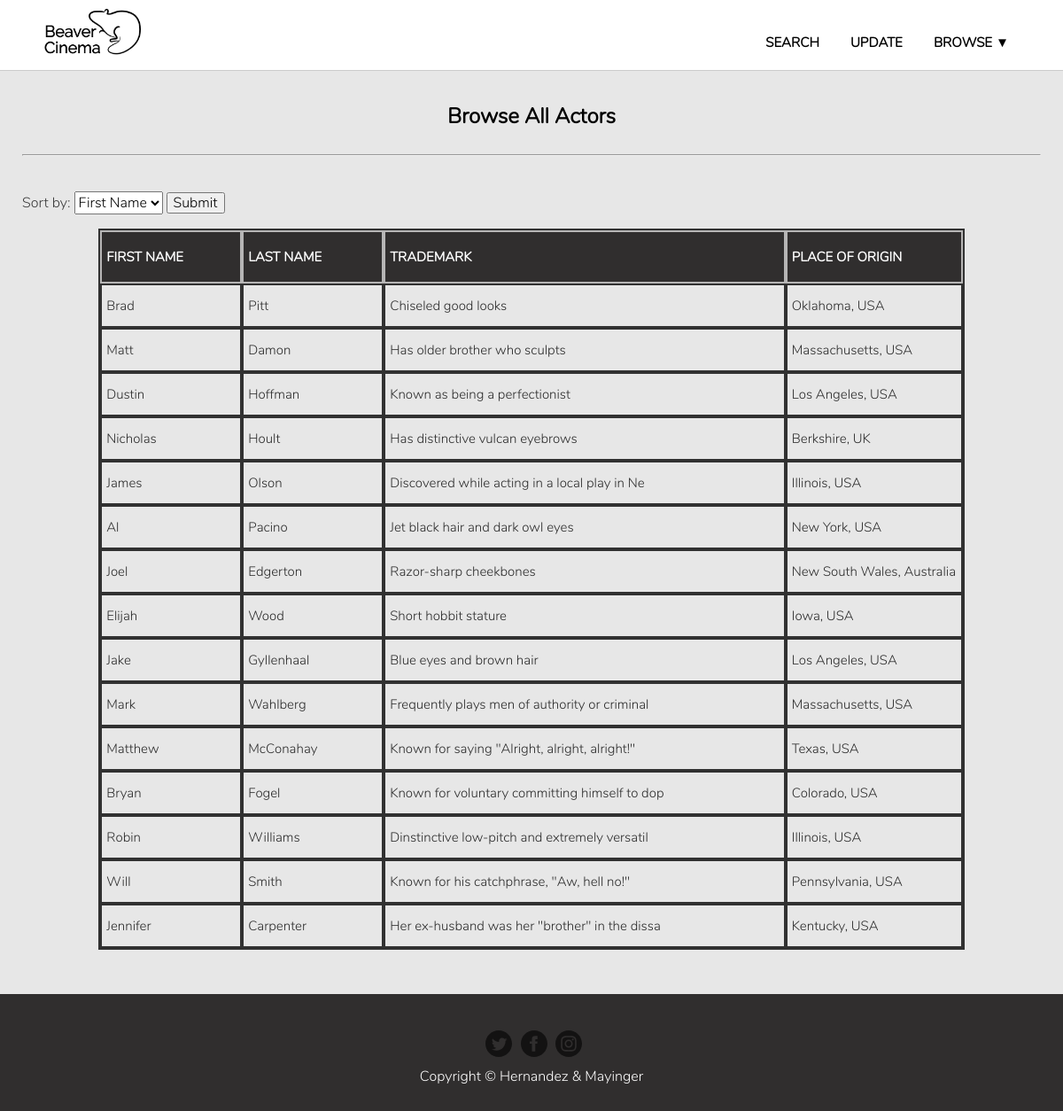
The app's page /views/actors.php with its own data.
### tables this page shows
CREATE TABLE `actor` (
	`actor_id` int(11) unsigned NOT NULL AUTO_INCREMENT,
	`first_name` varchar(45) NOT NULL,
	`last_name` varchar(45) NOT NULL,
	`trademark` varchar(45) NOT NULL,
	`birth_location` varchar(45) NOT NULL,
	PRIMARY KEY (`actor_id`),
	KEY `idx_actor_first_name` (`first_name`)
);

### views/actors.php (the view, shortened to what this page needs)
<?php
include("header.php");	?>
		<div class="container grid">
			<div class="box title">
				<h2 class="title">Browse All Actors</h2>
				<hr>
			</div>
			<div class="row table">
				<form action="/action_page.php">
					<label for="actor-list">Sort by:</label>
					<select id="actor-list" name="actor-list">
						<option value="action">First Name</option>
					</select>
					<input type="submit" value="Submit">
				</form>
				<?php
					$conn = OpenCon();
					$result = $conn->query("SELECT * FROM actor") or die($conn->error);
				?>
				<table class="actor-table">
					<thead>
						<tr class="header-row">
							<th>First Name</th>
							<th>Last Name</th>
							<th>Trademark</th>
							<th>Place of Origin</th>
						</tr>
					</thead>
					<?php
					while($row = $result->fetch_assoc()):
					?>
					<tr>
						<td><?php echo $row['first_name']; ?></td>
						<td><?php echo $row['last_name']; ?></td>
						<td><?php echo $row['trademark']; ?></td>
						<td><?php echo $row['birth_location']; ?></td>
					</tr>
					<?php endwhile; ?>
				</table>
			</div>
		</div>
	</div>
<?php include("footer.php");	?>

### views/header.php (shortened to what this page needs)
<html lang="en">
<head>
	<link rel="stylesheet" href="../styling/normalize.css">
	<link rel="stylesheet" href="../styling/style.css">
	<link rel="stylesheet" href="https://cdnjs.cloudflare.com/ajax/libs/font-awesome/4.7.0/css/font-awesome.min.css">
</head>
<body>
	<div class="wrap">
		<header class="main-header">
			<div class="container c-header">
			<a href="index.php"><img src="../styling/images/beaver_logo.png" class="logo"></a>
				<ul class="main-nav">
					<li><a href="search.php">Search</a></li>
					<li><a href="update.php">Update</a></li>
					<li class="dropdown">
						<a href="#">Browse &#9660;</a>
					</li>
				</ul>
			</div>
		</header>

### views/footer.php
<footer class="main-footer">
	<div class="container footer-container">
		<ul>
			<li><a href="#" class="social twitter">Twitter</a></li>
			<li><a href="#" class="social facebook">Facebook</a></li>
			<li><a href="#" class="social instagram">Instagram</a></li>
		</ul>
		<span class="copyright">Copyright &copy; Hernandez & Mayinger</span>
	</div>
	</footer>
</body>
</html>

### styling/style.css (style rules this page uses)
* { box-sizing: border-box; }
body { line-height: 1.6; color: #3a3a3a; font-family: 'Varela Round', sans-serif; line-height: 1.6; color: #3a3a3a; background: rgb(48, 46, 46); }
h2, h3, a { color: black; }
h2, h3 { margin-top: 0; }
a { text-decoration: none; }
.logo { height: 75px; padding-top: 10px; }
.name, .main-nav li { text-align: center; background: #fff; margin-top: 6px; margin-bottom: 6px; }
.main-nav { font-size: 0; padding-top: 20px; }
.main-nav li { font-size: 1rem; margin-right: 5px; }
.main-nav a { font-size: .95em; color: black; font-weight: bold; text-transform: uppercase; }
.name a, .main-nav a { padding: 10px 15px; display: block; }
.c-header { padding-left: 1em; padding-right: 1em; display: flex; justify-content: space-between; }
.main-header { background: white; position: fixed; top: 0; left: 0; right: 0; height: 80px; border-bottom: 1.6px solid rgb(204, 204, 204); }
.main-footer { text-align: center; padding-top: 1em; padding-bottom: 2em; background: rgb(48, 46, 46); color: white; height: 100px; }
.main-footer ul li { display: inline-block; }
.footer-container { padding: 25px; }
.dropdown { position: relative; }
a.social { display: inline-block; text-indent: -9999px; margin-left: 5px; margin-bottom: 10px; width: 30px; height: 30px; background-size: 30px 30px; opacity: .6; transition: all .25s; }
a.twitter { background-image: url('images/twitter.svg'); }
a.facebook { background-image: url('images/facebook.svg'); }
a.instagram { background-image: url('images/instagram.svg'); }
@media (min-width: 769px) { .wrap { min-height: 1000px; background-color: rgb(231, 231, 231); } }
@media (min-width: 769px) { .container { width: 100%; max-width: 1150px; margin: 0 auto; } }
@media (min-width: 769px) { .name, .main-nav, .main-nav li { display: inline-block; } }
.grid { display: grid; grid-template-columns: 1fr; grid-gap: 0.5em; justify-items:stretch; align-items:stretch; padding-bottom: 50px; margin-top: 80px; }
.title { margin-bottom: 1.5rem; margin-top: 1rem; text-align: center; }
table { width: 85%; table-layout: fixed; padding: 0; border-spacing: 0; border: 2px solid rgb(49, 49, 49); margin: 0 auto; }
.header-row { height: 60px; }
th { text-align: left; padding: 5px 5px; font-size: 15px; color: #fff; text-transform: uppercase; background: rgb(48, 46, 46); border: 2px solid rgb(182, 181, 181); }
td { padding: 5px; text-align: left; vertical-align:middle; font-weight: 300; font-size: 15px; color: rgb(43, 43, 43); border-bottom: solid 1px rgba(255,255,255,0.1); line-height: 20px; border: 2px solid rgb(49, 49, 49); }
tr { height: 50px; }
.actor-table td:nth-child(1), .actor-table th:nth-child(1), .actor-table th:nth-child(2), .actor-table th:nth-child(2) { width: 160px; }
.actor-table th:nth-child(4), .actor-table th:nth-child(4) { width: 200px; }

### records on screen
actor: first_name "Brad", last_name "Pitt", trademark "Chiseled good looks", birth_location "Oklahoma, USA"
actor: first_name "Matt", last_name "Damon", trademark "Has older brother who sculpts", birth_location "Massachusetts, USA"
actor: first_name "Dustin", last_name "Hoffman", trademark "Known as being a perfectionist", birth_location "Los Angeles, USA"
actor: first_name "Nicholas", last_name "Hoult", trademark "Has distinctive vulcan eyebrows", birth_location "Berkshire, UK"
actor: first_name "James", last_name "Olson", trademark "Discovered while acting in a local play in Ne", birth_location "Illinois, USA"
actor: first_name "Al", last_name "Pacino", trademark "Jet black hair and dark owl eyes", birth_location "New York, USA"
actor: first_name "Joel", last_name "Edgerton", trademark "Razor-sharp cheekbones", birth_location "New South Wales, Australia"
actor: first_name "Elijah", last_name "Wood", trademark "Short hobbit stature", birth_location "Iowa, USA"
actor: first_name "Jake", last_name "Gyllenhaal", trademark "Blue eyes and brown hair", birth_location "Los Angeles, USA"
actor: first_name "Mark", last_name "Wahlberg", trademark "Frequently plays men of authority or criminal", birth_location "Massachusetts, USA"
actor: first_name "Matthew", last_name "McConahay", trademark "Known for saying \"Alright, alright, alright!\"", birth_location "Texas, USA"
actor: first_name "Bryan", last_name "Fogel", trademark "Known for voluntary committing himself to dop", birth_location "Colorado, USA"
actor: first_name "Robin", last_name "Williams", trademark "Dinstinctive low-pitch and extremely versatil", birth_location "Illinois, USA"
actor: first_name "Will", last_name "Smith", trademark "Known for his catchphrase, \"Aw, hell no!\"", birth_location "Pennsylvania, USA"
actor: first_name "Jennifer", last_name "Carpenter", trademark "Her ex-husband was her \"brother\" in the dissa", birth_location "Kentucky, USA"
